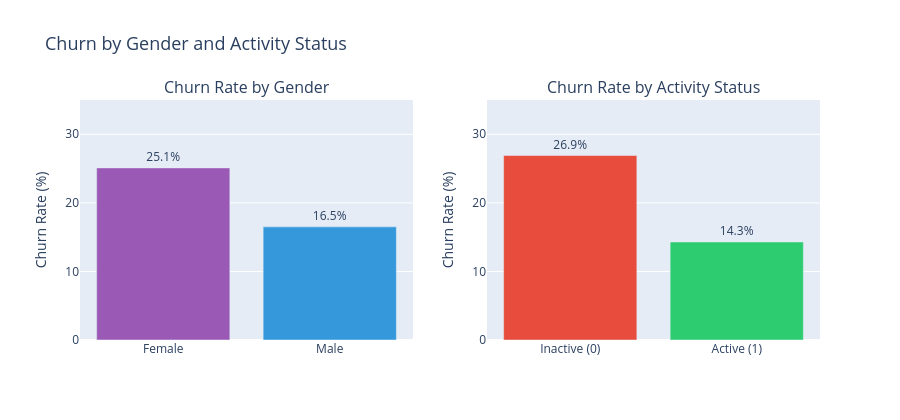

The notebook cell saved with this chart:
### Markdown cell above
### 4.4 Churn by Gender & Activity Status
> **Business question:** Do gender and account activity influence churn?

### Code cell
fig = make_subplots(
    rows=1, cols=2,
    subplot_titles=("Churn Rate by Gender", "Churn Rate by Activity Status")
)

# Gender
gc = df.groupby("Gender")["Exited"].mean().mul(100).round(1)
fig.add_trace(go.Bar(
    x=gc.index, y=gc.values,
    marker_color=["#9b59b6", "#3498db"],
    text=[f"{v}%" for v in gc.values],
    textposition="outside",
    showlegend=False
), row=1, col=1)

# Activity
ac = df.groupby("IsActiveMember")["Exited"].mean().mul(100).round(1)
fig.add_trace(go.Bar(
    x=["Inactive (0)", "Active (1)"],
    y=ac.values,
    marker_color=["#e74c3c", "#2ecc71"],
    text=[f"{v}%" for v in ac.values],
    textposition="outside",
    showlegend=False
), row=1, col=2)

fig.update_layout(title_text="Churn by Gender and Activity Status",
                  title_font_size=18, height=420)
fig.update_yaxes(title_text="Churn Rate (%)", range=[0, 35])
fig.show()

### Figure 1 — Plotly figure (JSON) as saved in the notebook; plotly's stock layout.template omitted (floating-point values rounded to 4 significant figures)
{"data": [{"marker": {"color": ["#9b59b6", "#3498db"]}, "showlegend": false, "text": ["25.1%", "16.5%"], "textposition": "outside", "type": "bar", "x": ["Female", "Male"], "xaxis": "x", "y": [25.1, 16.5], "yaxis": "y"}, {"marker": {"color": ["#e74c3c", "#2ecc71"]}, "showlegend": false, "text": ["26.9%", "14.3%"], "textposition": "outside", "type": "bar", "x": ["Inactive (0)", "Active (1)"], "xaxis": "x2", "y": [26.9, 14.3], "yaxis": "y2"}], "layout": {"annotations": [{"font": {"size": 16}, "showarrow": false, "text": "Churn Rate by Gender", "x": 0.225, "xanchor": "center", "xref": "paper", "y": 1, "yanchor": "bottom", "yref": "paper"}, {"font": {"size": 16}, "showarrow": false, "text": "Churn Rate by Activity Status", "x": 0.775, "xanchor": "center", "xref": "paper", "y": 1, "yanchor": "bottom", "yref": "paper"}], "height": 420, "title": {"font": {"size": 18}, "text": "Churn by Gender and Activity Status"}, "xaxis": {"anchor": "y", "domain": [0, 0.45]}, "xaxis2": {"anchor": "y2", "domain": [0.55, 1]}, "yaxis": {"anchor": "x", "domain": [0, 1], "range": [0, 35], "title": {"text": "Churn Rate (%)"}}, "yaxis2": {"anchor": "x2", "domain": [0, 1], "range": [0, 35], "title": {"text": "Churn Rate (%)"}}}}
